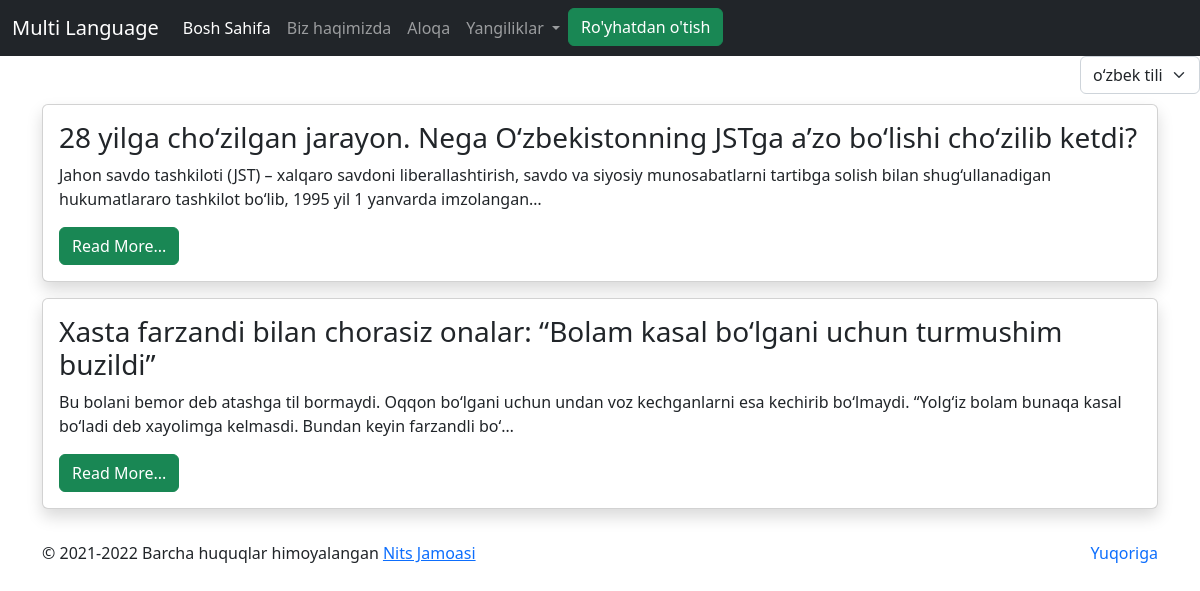
The page / on the database its author committed.
### news/models.py (models this page shows, shortened)
class Article(models.Model):
    title = models.CharField(max_length=255)
    slug = models.SlugField(unique=True)
    text = models.TextField()

### news/views.py (the view)
# urls.py: path('',homepage, name='home-page'),
def homepage(request):
    data = Article.objects.all()
    context = {"data":data}
    return render(request,'home.html',context)

### templates/home.html
{% extends 'base.html' %}
{% block mycontent %}
    <div class="container mt-5">
        <div class="row">
            <div class="col-lg-12">
                {% for i in data %}
                <div class="card shadow p-3 mb-3">
                    <h3>{{i.title}}</h3>
                    <div>
                        <p>{{i.text|truncatechars:200}}</p>
                        <a href="{% url 'post-detail-page' i.slug %}" class="btn btn-success">Read More...</a>
                    </div>
                </div>
                {% endfor %}
            </div>
        </div>
    </div>
{% endblock %}

### templates/base.html (shortened to what this page needs)
<!DOCTYPE html>
{% load static %}
{% load i18n %}
<html lang="en">
<head>
    <link rel="stylesheet" href="{% static 'bootstrap/css/bootstrap.min.css' %}">
</head>
<body>
<nav class="navbar navbar-expand-lg bg-dark navbar-dark">
  <div class="container-fluid">
    <a class="navbar-brand" href="{% url 'home-page' %}">Multi Language</a>
    <div class="collapse navbar-collapse" id="navbarSupportedContent">
      <ul class="navbar-nav me-auto mb-2 mb-lg-0">
        <li class="nav-item">
          <a class="nav-link active" aria-current="page" href="{% url 'home-page' %}">{% trans 'Home' %}</a>
        </li>
        <li class="nav-item">
          <a class="nav-link" href="{% url 'about-page' %}">{% trans 'About' %}</a>
        </li>
        <li class="nav-item">
          <a class="nav-link" href="{% url 'contact-page' %}">{% trans 'Contact' %}</a>
        </li>
        <li class="nav-item dropdown">
          <a class="nav-link dropdown-toggle" href="#" id="navbarDropdown" role="button" data-bs-toggle="dropdown" aria-expanded="false">
            {% trans 'News' %}
          </a>
        </li>
        <li class="nav-item">
          <a class="btn btn-success" href="{% url 'signup-page' %}">{% trans 'SignUp' %}</a>
        </li>
      </ul>
    </div>
  </div>
</nav>
<form action="{% url 'set_language' %}" method="post">{% csrf_token %}
    <select name="language" class="form-select float-end" style="width:10%;" onchange="this.form.submit()">
        {% get_current_language as LANGUAGE_CODE %}
        {% get_available_languages as LANGUAGES %}
        {% get_language_info_list for LANGUAGES as languages %}
        {% for language in languages %}
            <option value="{{ language.code }}"{% if language.code == LANGUAGE_CODE %} selected{% endif %}>
                {{ language.name_local }} ({{ language.code }})
            </option>
        {% endfor %}
    </select>
</form>
{% block mycontent %}
{% endblock %}
<footer class="container mt-3">
  <p class="float-end">
    <a href="#" class="text-decoration-none">{% trans 'Go Up' %}</a>
  </p>
  <p>&copy {% trans '2021-2022 All rights recerved' %}
    <a href="#" class="text-decation-none">{% trans 'Nits Team' %}</a>
  </p>
</footer>
</body>
</html>

### rows shown on the page
Article: title "28 yilga cho‘zilgan jarayon. Nega O‘zbekistonning JSTga a’zo bo‘lishi cho‘zilib ketdi?", text "Jahon savdo tashkiloti (JST) – xalqaro savdoni liberallashtirish, savdo va siyosiy munosabatlarni tartibga solish bilan shug‘ullanadigan hukumatlararo tashkilot bo‘lib, 1995 yil 1 yanvarda imzolangan…"
Article: title "Xasta farzandi bilan chorasiz onalar: “Bolam kasal bo‘lgani uchun turmushim buzildi”", text "Bu bolani bemor deb atashga til bormaydi. Oqqon bo‘lgani uchun undan voz kechganlarni esa kechirib bo‘lmaydi. “Yolg‘iz bolam bunaqa kasal bo‘ladi deb xayolimga kelmasdi. Bundan keyin farzandli bo‘…"

### other values the page prints
form field language "oʻzbek tili (uz)"
